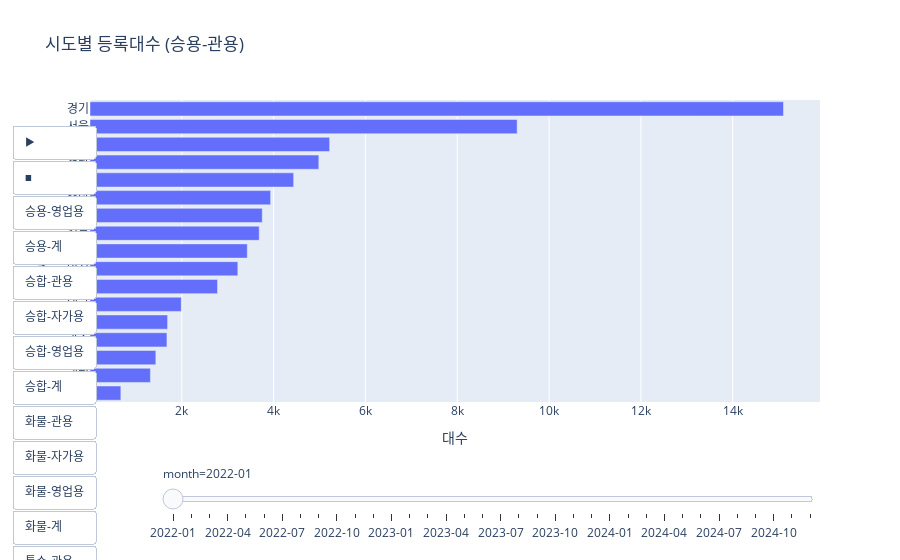

Source (notebook cell):
### Code cell
import plotly.express as px

car_list = df["차종"].unique()
gubun_list = df["구분"].unique()

# 초기값
car0 = car_list[0]
gubun0 = gubun_list[0]

dff = filter_df(df, car=car0, gubun=gubun0)

agg = (
    dff.groupby(["month", "시도명"], as_index=False)["대수"].sum()
    .sort_values(["month", "대수"], ascending=[True, False])
)

fig = px.bar(
    agg,
    x="대수",
    y="시도명",
    orientation="h",
    animation_frame="month",
    title=f"시도별 등록대수 ({car0}-{gubun0})"
)

# ---------------- 버튼 ----------------
buttons = []

for car in car_list:
    for gubun in gubun_list:
        dff_btn = filter_df(df, car=car, gubun=gubun)

        agg_btn = (
            dff_btn.groupby(["month", "시도명"], as_index=False)["대수"].sum()
            .sort_values(["month", "대수"], ascending=[True, False])
        )

        buttons.append(
            dict(
                label=f"{car}-{gubun}",
                method="update",
                args=[
                    {
                        "x": [agg_btn["대수"]],
                        "y": [agg_btn["시도명"]],
                    },
                    {
                        "title": f"시도별 등록대수 ({car}-{gubun})"
                    }
                ],
            )
        )

fig.update_layout(
    updatemenus=[
        dict(
            buttons=buttons,
            direction="down",
            x=0.02,
            y=1.15,
        )
    ],
    yaxis={"categoryorder": "total ascending"},
)

fig.show()

### Figure 1 — Plotly figure (JSON) as saved in the notebook; plotly's stock layout.template omitted (floating-point values rounded to 4 significant figures; data arrays with more than 128 entries replaced by an {"elided": "..."} marker saying what was removed)
{"data": [{"hovertemplate": "month=2022-01<br>대수=%{x}<br>시도명=%{y}<extra></extra>", "legendgroup": "", "marker": {"color": "#636efa", "pattern": {"shape": ""}}, "name": "", "orientation": "h", "showlegend": false, "textposition": "auto", "type": "bar", "x": [15106, 9304, 5220, 4984, 4436, 3934, 3752, 3686, 3426, 3220, 2778, 1988, 1690, 1676, 1434, 1316, 672], "xaxis": "x", "y": ["경기", "서울", "경북", "경남", "전남", "충남", "강원", "전북", "부산", "인천", "충북", "대구", "제주", "광주", "울산", "대전", "세종"], "yaxis": "y"}], "layout": {"barmode": "relative", "legend": {"tracegroupgap": 0}, "sliders": [{"active": 0, "currentvalue": {"prefix": "month="}, "len": 0.9, "pad": {"b": 10, "t": 60}, "steps": [{"args": [["2022-01"], {"frame": {"duration": 0, "redraw": true}, "fromcurrent": true, "mode": "immediate", "transition": {"duration": 0, "easing": "linear"}}], "label": "2022-01", "method": "animate"}, {"args": [["2022-02"], {"frame": {"duration": 0, "redraw": true}, "fromcurrent": true, "mode": "immediate", "transition": {"duration": 0, "easing": "linear"}}], "label": "2022-02", "method": "animate"}, {"args": [["2022-03"], {"frame": {"duration": 0, "redraw": true}, "fromcurrent": true, "mode": "immediate", "transition": {"duration": 0, "easing": "linear"}}], "label": "2022-03", "method": "animate"}, {"args": [["2022-04"], {"frame": {"duration": 0, "redraw": true}, "fromcurrent": true, "mode": "immediate", "transition": {"duration": 0, "easing": "linear"}}], "label": "2022-04", "method": "animate"}, {"args": [["2022-05"], {"frame": {"duration": 0, "redraw": true}, "fromcurrent": true, "mode": "immediate", "transition": {"duration": 0, "easing": "linear"}}], "label": "2022-05", "method": "animate"}, {"args": [["2022-06"], {"frame": {"duration": 0, "redraw": true}, "fromcurrent": true, "mode": "immediate", "transition": {"duration": 0, "easing": "linear"}}], "label": "2022-06", "method": "animate"}, {"args": [["2022-07"], {"frame": {"duration": 0, "redraw": true}, "fromcurrent": true, "mode": "immediate", "transition": {"duration": 0, "easing": "linear"}}], "label": "2022-07", "method": "animate"}, {"args": [["2022-08"], {"frame": {"duration": 0, "redraw": true}, "fromcurrent": true, "mode": "immediate", "transition": {"duration": 0, "easing": "linear"}}], "label": "2022-08", "method": "animate"}, {"args": [["2022-09"], {"frame": {"duration": 0, "redraw": true}, "fromcurrent": true, "mode": "immediate", "transition": {"duration": 0, "easing": "linear"}}], "label": "2022-09", "method": "animate"}, {"args": [["2022-10"], {"frame": {"duration": 0, "redraw": true}, "fromcurrent": true, "mode": "immediate", "transition": {"duration": 0, "easing": "linear"}}], "label": "2022-10", "method": "animate"}, {"args": [["2022-11"], {"frame": {"duration": 0, "redraw": true}, "fromcurrent": true, "mode": "immediate", "transition": {"duration": 0, "easing": "linear"}}], "label": "2022-11", "method": "animate"}, {"args": [["2022-12"], {"frame": {"duration": 0, "redraw": true}, "fromcurrent": true, "mode": "immediate", "transition": {"duration": 0, "easing": "linear"}}], "label": "2022-12", "method": "animate"}, {"args": [["2023-01"], {"frame": {"duration": 0, "redraw": true}, "fromcurrent": true, "mode": "immediate", "transition": {"duration": 0, "easing": "linear"}}], "label": "2023-01", "method": "animate"}, {"args": [["2023-02"], {"frame": {"duration": 0, "redraw": true}, "fromcurrent": true, "mode": "immediate", "transition": {"duration": 0, "easing": "linear"}}], "label": "2023-02", "method": "animate"}, {"args": [["2023-03"], {"frame": {"duration": 0, "redraw": true}, "fromcurrent": true, "mode": "immediate", "transition": {"duration": 0, "easing": "linear"}}], "label": "2023-03", "method": "animate"}, {"args": [["2023-04"], {"frame": {"duration": 0, "redraw": true}, "fromcurrent": true, "mode": "immediate", "transition": {"duration": 0, "easing": "linear"}}], "label": "2023-04", "method": "animate"}, {"args": [["2023-05"], {"frame": {"duration": 0, "redraw": true}, "fromcurrent": true, "mode": "immediate", "transition": {"duration": 0, "easing": "linear"}}], "label": "2023-05", "method": "animate"}, {"args": [["2023-06"], {"frame": {"duration": 0, "redraw": true}, "fromcurrent": true, "mode": "immediate", "transition": {"duration": 0, "easing": "linear"}}], "label": "2023-06", "method": "animate"}, {"args": [["2023-07"], {"frame": {"duration": 0, "redraw": true}, "fromcurrent": true, "mode": "immediate", "transition": {"duration": 0, "easing": "linear"}}], "label": "2023-07", "method": "animate"}, {"args": [["2023-08"], {"frame": {"duration": 0, "redraw": true}, "fromcurrent": true, "mode": "immediate", "transition": {"duration": 0, "easing": "linear"}}], "label": "2023-08", "method": "animate"}, {"args": [["2023-09"], {"frame": {"duration": 0, "redraw": true}, "fromcurrent": true, "mode": "immediate", "transition": {"duration": 0, "easing": "linear"}}], "label": "2023-09", "method": "animate"}, {"args": [["2023-10"], {"frame": {"duration": 0, "redraw": true}, "fromcurrent": true, "mode": "immediate", "transition": {"duration": 0, "easing": "linear"}}], "label": "2023-10", "method": "animate"}, {"args": [["2023-11"], {"frame": {"duration": 0, "redraw": true}, "fromcurrent": true, "mode": "immediate", "transition": {"duration": 0, "easing": "linear"}}], "label": "2023-11", "method": "animate"}, {"args": [["2023-12"], {"frame": {"duration": 0, "redraw": true}, "fromcurrent": true, "mode": "immediate", "transition": {"duration": 0, "easing": "linear"}}], "label": "2023-12", "method": "animate"}, {"args": [["2024-01"], {"frame": {"duration": 0, "redraw": true}, "fromcurrent": true, "mode": "immediate", "transition": {"duration": 0, "easing": "linear"}}], "label": "2024-01", "method": "animate"}, {"args": [["2024-02"], {"frame": {"duration": 0, "redraw": true}, "fromcurrent": true, "mode": "immediate", "transition": {"duration": 0, "easing": "linear"}}], "label": "2024-02", "method": "animate"}, {"args": [["2024-03"], {"frame": {"duration": 0, "redraw": true}, "fromcurrent": true, "mode": "immediate", "transition": {"duration": 0, "easing": "linear"}}], "label": "2024-03", "method": "animate"}, {"args": [["2024-04"], {"frame": {"duration": 0, "redraw": true}, "fromcurrent": true, "mode": "immediate", "transition": {"duration": 0, "easing": "linear"}}], "label": "2024-04", "method": "animate"}, {"args": [["2024-05"], {"frame": {"duration": 0, "redraw": true}, "fromcurrent": true, "mode": "immediate", "transition": {"duration": 0, "easing": "linear"}}], "label": "2024-05", "method": "animate"}, {"args": [["2024-06"], {"frame": {"duration": 0, "redraw": true}, "fromcurrent": true, "mode": "immediate", "transition": {"duration": 0, "easing": "linear"}}], "label": "2024-06", "method": "animate"}, {"args": [["2024-07"], {"frame": {"duration": 0, "redraw": true}, "fromcurrent": true, "mode": "immediate", "transition": {"duration": 0, "easing": "linear"}}], "label": "2024-07", "method": "animate"}, {"args": [["2024-08"], {"frame": {"duration": 0, "redraw": true}, "fromcurrent": true, "mode": "immediate", "transition": {"duration": 0, "easing": "linear"}}], "label": "2024-08", "method": "animate"}, {"args": [["2024-09"], {"frame": {"duration": 0, "redraw": true}, "fromcurrent": true, "mode": "immediate", "transition": {"duration": 0, "easing": "linear"}}], "label": "2024-09", "method": "animate"}, {"args": [["2024-10"], {"frame": {"duration": 0, "redraw": true}, "fromcurrent": true, "mode": "immediate", "transition": {"duration": 0, "easing": "linear"}}], "label": "2024-10", "method": "animate"}, {"args": [["2024-11"], {"frame": {"duration": 0, "redraw": true}, "fromcurrent": true, "mode": "immediate", "transition": {"duration": 0, "easing": "linear"}}], "label": "2024-11", "method": "animate"}, {"args": [["2024-12"], {"frame": {"duration": 0, "redraw": true}, "fromcurrent": true, "mode": "immediate", "transition": {"duration": 0, "easing": "linear"}}], "label": "2024-12", "method": "animate"}], "x": 0.1, "xanchor": "left", "y": 0, "yanchor": "top"}], "title": {"text": "시도별 등록대수 (승용-관용)"}, "updatemenus": [{"buttons": [{"args": [null, {"frame": {"duration": 500, "redraw": true}, "fromcurrent": true, "mode": "immediate", "transition": {"duration": 500, "easing": "linear"}}], "label": "&#9654;", "method": "animate"}, {"args": [[null], {"frame": {"duration": 0, "redraw": true}, "fromcurrent": true, "mode": "immediate", "transition": {"duration": 0, "easing": "linear"}}], "label": "&#9724;", "method": "animate"}, {"args": [{"x": {"elided": "1x612 int values"}, "y": {"elided": "1x612 str values"}}, {"title": "시도별 등록대수 (승용-영업용)"}], "label": "승용-영업용", "method": "update"}, {"args": [{"x": {"elided": "1x612 int values"}, "y": {"elided": "1x612 str values"}}, {"title": "시도별 등록대수 (승용-계)"}], "label": "승용-계", "method": "update"}, {"args": [{"x": {"elided": "1x612 int values"}, "y": {"elided": "1x612 str values"}}, {"title": "시도별 등록대수 (승합-관용)"}], "label": "승합-관용", "method": "update"}, {"args": [{"x": {"elided": "1x612 int values"}, "y": {"elided": "1x612 str values"}}, {"title": "시도별 등록대수 (승합-자가용)"}], "label": "승합-자가용", "method": "update"}, {"args": [{"x": {"elided": "1x612 int values"}, "y": {"elided": "1x612 str values"}}, {"title": "시도별 등록대수 (승합-영업용)"}], "label": "승합-영업용", "method": "update"}, {"args": [{"x": {"elided": "1x612 int values"}, "y": {"elided": "1x612 str values"}}, {"title": "시도별 등록대수 (승합-계)"}], "label": "승합-계", "method": "update"}, {"args": [{"x": {"elided": "1x612 int values"}, "y": {"elided": "1x612 str values"}}, {"title": "시도별 등록대수 (화물-관용)"}], "label": "화물-관용", "method": "update"}, {"args": [{"x": {"elided": "1x612 int values"}, "y": {"elided": "1x612 str values"}}, {"title": "시도별 등록대수 (화물-자가용)"}], "label": "화물-자가용", "method": "update"}, {"args": [{"x": {"elided": "1x612 int values"}, "y": {"elided": "1x612 str values"}}, {"title": "시도별 등록대수 (화물-영업용)"}], "label": "화물-영업용", "method": "update"}, {"args": [{"x": {"elided": "1x612 int values"}, "y": {"elided": "1x612 str values"}}, {"title": "시도별 등록대수 (화물-계)"}], "label": "화물-계", "method": "update"}, {"args": [{"x": {"elided": "1x612 int values"}, "y": {"elided": "1x612 str values"}}, {"title": "시도별 등록대수 (특수-관용)"}], "label": "특수-관용", "method": "update"}, {"args": [{"x": {"elided": "1x612 int values"}, "y": {"elided": "1x612 str values"}}, {"title": "시도별 등록대수 (특수-자가용)"}], "label": "특수-자가용", "method": "update"}, {"args": [{"x": {"elided": "1x612 int values"}, "y": {"elided": "1x612 str values"}}, {"title": "시도별 등록대수 (특수-영업용)"}], "label": "특수-영업용", "method": "update"}, {"args": [{"x": {"elided": "1x612 int values"}, "y": {"elided": "1x612 str values"}}, {"title": "시도별 등록대수 (특수-계)"}], "label": "특수-계", "method": "update"}], "direction": "down", "pad": {"r": 10, "t": 70}, "showactive": false, "type": "buttons", "x": 0.02, "xanchor": "right", "y": 1.15, "yanchor": "top"}], "xaxis": {"anchor": "y", "domain": [0, 1], "title": {"text": "대수"}}, "yaxis": {"anchor": "x", "categoryorder": "total ascending", "domain": [0, 1], "title": {"text": "시도명"}}}}
